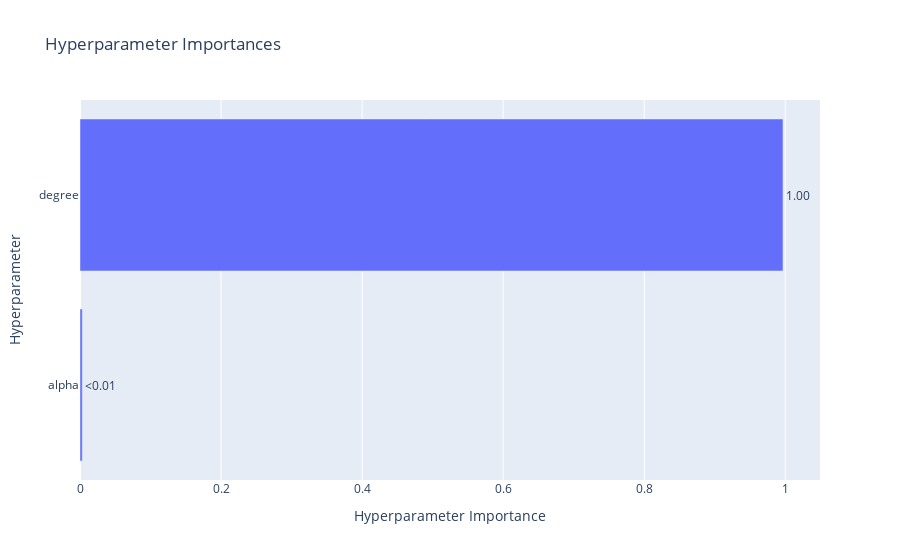

Here is the notebook cell this chart was saved with:
### Code cell
plot_param_importances(study)

### Figure 1 — Plotly figure (JSON) as saved in the notebook; plotly's stock layout.template omitted (floating-point values rounded to 4 significant figures)
{"data": [{"cliponaxis": false, "hovertemplate": ["alpha (FloatDistribution): 0.003225887945586463<extra></extra>", "degree (IntDistribution): 0.9967741120544136<extra></extra>"], "name": "Objective Value", "orientation": "h", "text": ["<0.01", "1.00"], "textposition": "outside", "type": "bar", "x": [0.003226, 0.9968], "y": ["alpha", "degree"]}], "layout": {"title": {"text": "Hyperparameter Importances"}, "xaxis": {"title": {"text": "Hyperparameter Importance"}}, "yaxis": {"title": {"text": "Hyperparameter"}}}}
